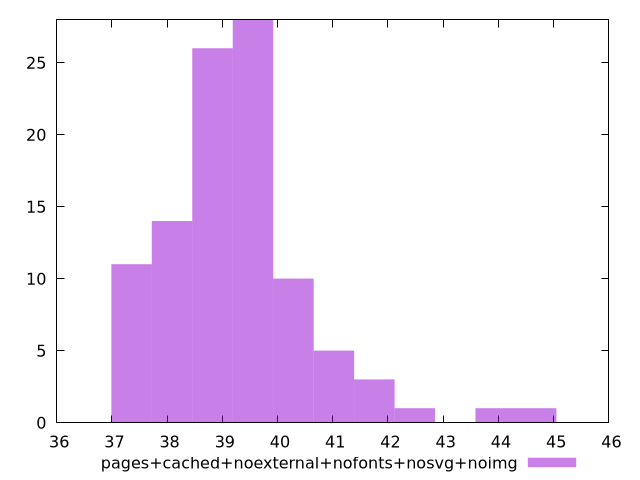

Write gnuplot code to recreate this figure.
$_pagesCachedNoexternalNofontsNosvgNoimg <<EOF
38.82300912864522 26
38.09049952244436 14
39.55551873484607 28
37.35798991624351 11
40.288028341046925 10
43.95057637205119 1
41.020537947247774 5
42.48555715964948 1
44.683085978252045 1
41.75304755344863 3
EOF
set key outside below
set terminal pngcairo
set output "report_00005_2020-11-02T22-26-11.212Z/bootup-time/pages+cached+noexternal+nofonts+nosvg+noimg//raw_hist.png"
set yrange [0:28]
set boxwidth 0.7325096062008531
set style fill transparent solid 0.5 noborder
plot $_pagesCachedNoexternalNofontsNosvgNoimg title "pages+cached+noexternal+nofonts+nosvg+noimg" with boxes ,
